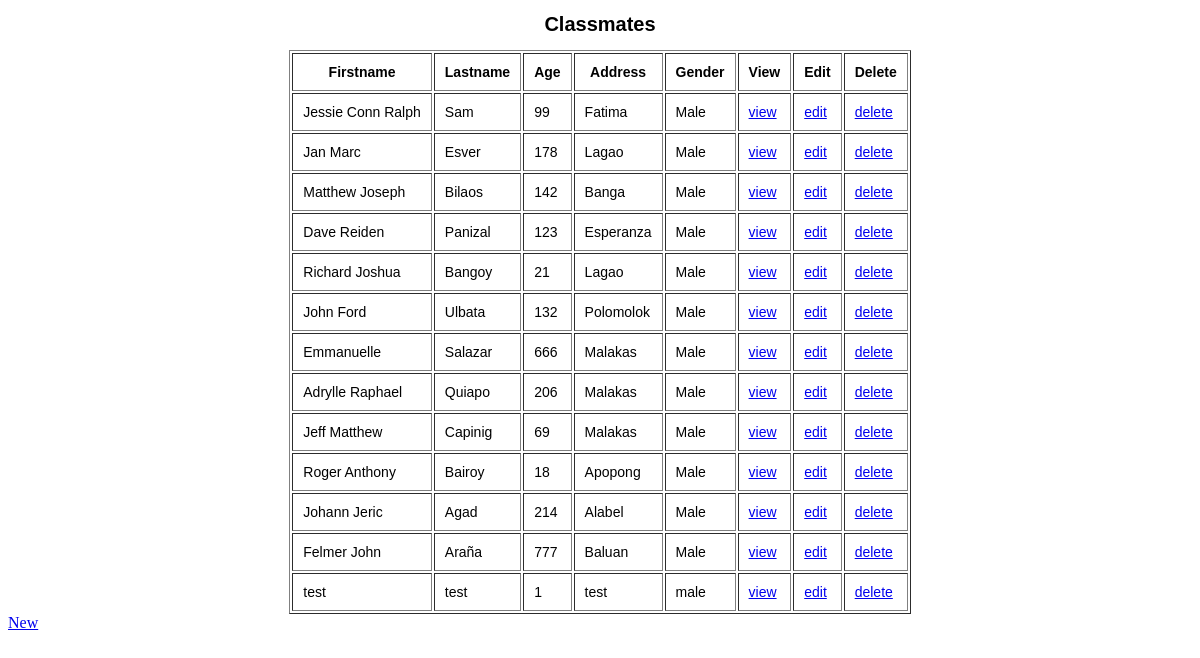
The page /classmate/ on the database its author committed.
### classmates/models.py (models this page shows, shortened)
class Classmate(models.Model):
    firstname = models.CharField(max_length=200)
    lastname = models.CharField(max_length=200)
    age = models.IntegerField()
    address = models.CharField(max_length=200, default="")
    gender = models.CharField(max_length=6, default="", choices=[("male", "Male"), ("female", "Female")])

### classmates/views.py (the view)
# urls.py: path('', views.ClassmateList.as_view(), name='classmate_list'),
class ClassmateList(ListView):
    model = Classmate

### classmates/templates/classmates/classmate_list.html (shortened to what this page needs)
<!DOCTYPE html>
<html>
<head>
</head>
<body>
    <h1>Classmates</h1>
    <table border="1">
        <thead>
            <tr>
                <th>Firstname</th>
                <th>Lastname</th>
                <th>Age</th>
		<th>Address</th>
		<th>Gender</th>
                <th>View</th>
                <th>Edit</th>
                <th>Delete</th>
            </tr>
        </thead>
        <tbody>
            {% for classmate in object_list %}
                <tr>
                    <td>{{ classmate.firstname }}</td>
                    <td>{{ classmate.lastname }}</td>
                    <td>{{ classmate.age }}</td>
		    <td>{{ classmate.address }}</td>
		    <td>{{ classmate.gender }}</td>
                    <td><a href="{% url "classmate_view" classmate.id %}">view</a></td>
                    <td><a href="{% url "classmate_edit" classmate.id %}">edit</a></td>
                    <td><a href="{% url "classmate_delete" classmate.id %}">delete</a></td>
                </tr>
            {% endfor %}
        </tbody>
    </table>
    <a href="{% url "classmate_new" %}">New</a>
</body>
</html>

### classmates/templates/classmates/classmate_list.html (style rules this page uses)
h1 { text-align: center; font-family: Arial, sans-serif; font-size: 20px; }
table { margin: 0 auto; font-family: Arial, sans-serif; font-size: 14px; }
th, td { padding: 10px; }

### rows shown on the page
Classmate: firstname "Jessie Conn Ralph", lastname "Sam", age "99", address "Fatima", gender "Male"
Classmate: firstname "Jan Marc", lastname "Esver", age "178", address "Lagao", gender "Male"
Classmate: firstname "Matthew Joseph", lastname "Bilaos", age "142", address "Banga", gender "Male"
Classmate: firstname "Dave Reiden", lastname "Panizal", age "123", address "Esperanza", gender "Male"
Classmate: firstname "Richard Joshua", lastname "Bangoy", age "21", address "Lagao", gender "Male"
Classmate: firstname "John Ford", lastname "Ulbata", age "132", address "Polomolok", gender "Male"
Classmate: firstname "Emmanuelle", lastname "Salazar", age "666", address "Malakas", gender "Male"
Classmate: firstname "Adrylle Raphael", lastname "Quiapo", age "206", address "Malakas", gender "Male"
Classmate: firstname "Jeff Matthew", lastname "Capinig", age "69", address "Malakas", gender "Male"
Classmate: firstname "Roger Anthony", lastname "Bairoy", age "18", address "Apopong", gender "Male"
Classmate: firstname "Johann Jeric", lastname "Agad", age "214", address "Alabel", gender "Male"
Classmate: firstname "Felmer John", lastname "Araña", age "777", address "Baluan", gender "Male"
Classmate: firstname "test", lastname "test", age "1", address "test", gender "male"
